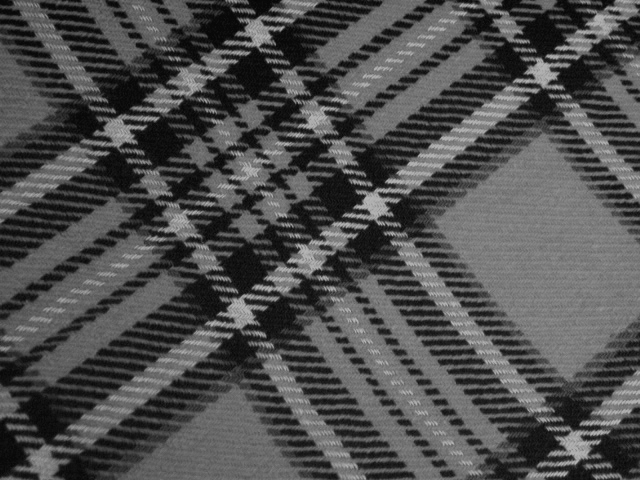
%> input picture files/Texture_Images/T25_01.jpg, 640 x 480 px; its folder holds only this picture in this run
$ octave q3cc.m   (GNU Octave 9; MATLAB toolbox functions it lacks are replaced by stand-ins)
%> lines starting %> are read from the running program, lines starting %| are printed output that depends on the picture
close all;
clear all;
clc;
%% DESIGNING FILTERS
L5 = [1 4 6 4 1];
E5 = [-1 -2 0 2 1];
S5 = [-1 0 2 0 -1];
R5 = [1 -4 6 -4 1];

%FILTER 1a L5E5

t= transpose(L5);
l5e5=t*E5;

%FILTER 1b E5L5

t= transpose(E5);
e5l5=t*L5;

%FILTER 2a L5R5

t= transpose(L5);
l5r5=t*R5;

%FILTER 2B R5L5

t= transpose(R5);
r5l5=t*L5;

%FILTER 3a L5S5

t= transpose(L5);
l5s5=t*S5;

%FILTER 3b S5L5

t= transpose(S5);
s5l5=t*L5;

%FILTER 4a E5R5

t= transpose(E5);
e5r5=t*R5;

%FILTER 4b R5E5

t= transpose(R5);
r5e5=t*E5;

%FILTER 5a E5S5

t= transpose(E5);
e5s5=t*S5;

%FILTER 5b S5E5

t= transpose(S5);
s5e5=t*E5;

%FILTER 6a s5r5

t= transpose(S5);
s5r5=t*R5;

%FILTER 6b S5R5

t= transpose(R5);
r5s5=t*S5;

%FILTER 7 E5E5

t= transpose(E5);
e5e5=t*E5;

%FILTER 8 r5r5

t= transpose(R5);
r5r5=t*R5;

%FILTER 9 s5s5

t= transpose(S5);
s5s5=t*S5;
%% SET 1
%input reference
srcfile = dir('/Users/harshdeep/Documents/MATLAB/Texture_Images/*.jpg');
 for k=1:4
imgr= imread(srcfile(k).name);
%> imgr is the input picture: size 480x640 uint8; min 5, max 183, mean 77.9
if k==1
e=1;
end
if k>1
e=e+1;
end
imgr=im2double(imgr);
%> imgr: size 480x640 double
subplot(4,5,e)
imshow(imgr);
d1=abs(conv2(imgr,l5e5));
     d2=abs(conv2(imgr,e5l5));
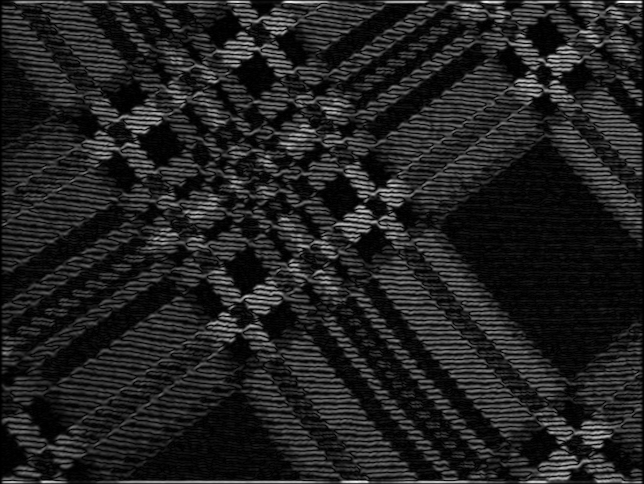
%> d2: size 484x644 double; min 0, max 30.62, mean 4.1; drawn with min black and max white
     D11=mean2(d1+d2);
%> D11 = 5.89

     d1=abs(conv2(imgr,l5r5));
     d2=abs(conv2(imgr,r5l5));
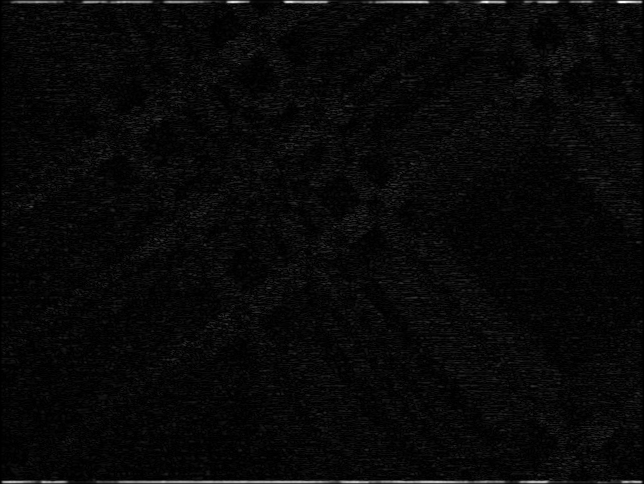
%> d2: size 484x644 double; min 0, max 32.08, mean 1.1; drawn with min black and max white
     D21=mean2(d1+d2);
%> D21 = 2.43

     d1=abs(conv2(imgr,l5s5));
     d2=abs(conv2(imgr,s5l5));
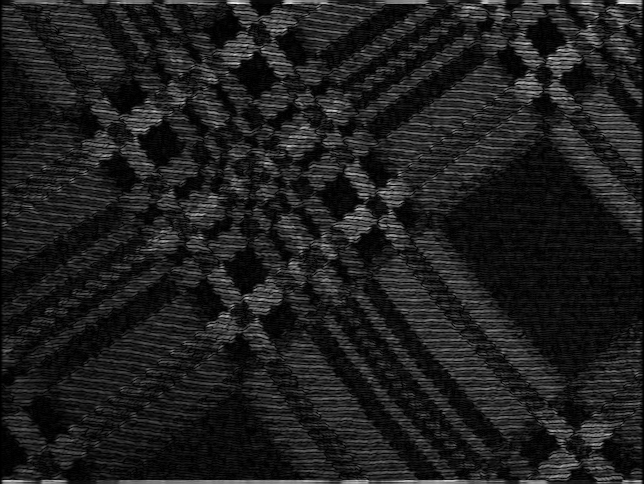
%> d2: size 484x644 double; min 0, max 13.32, mean 1.64; drawn with min black and max white
     D31=mean2(d1+d2);
%> D31 = 2.41

     d1=abs(conv2(imgr,e5r5));
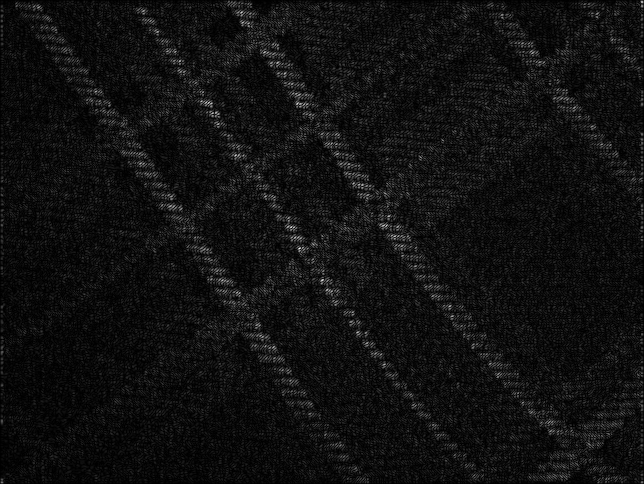
%> d1: size 484x644 double; min 0, max 7.28, mean 0.485; drawn with min black and max white
     d2=abs(conv2(imgr,r5e5));
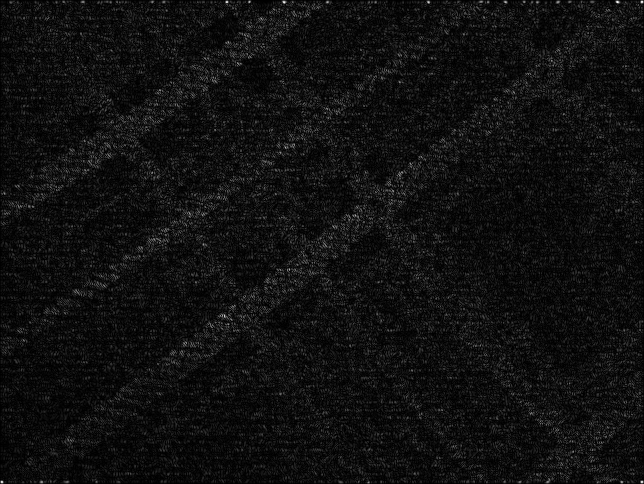
%> d2: size 484x644 double; min 0, max 4.58, mean 0.295; drawn with min black and max white
     D41=mean2(d1+d2);
%> D41 = 0.78

     d1=abs(conv2(imgr,e5s5));
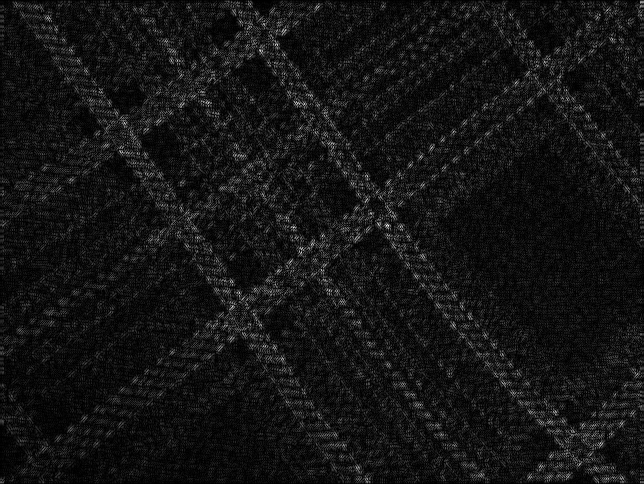
%> d1: size 484x644 double; min 0, max 3.09, mean 0.254; drawn with min black and max white
     d2=abs(conv2(imgr,s5e5));
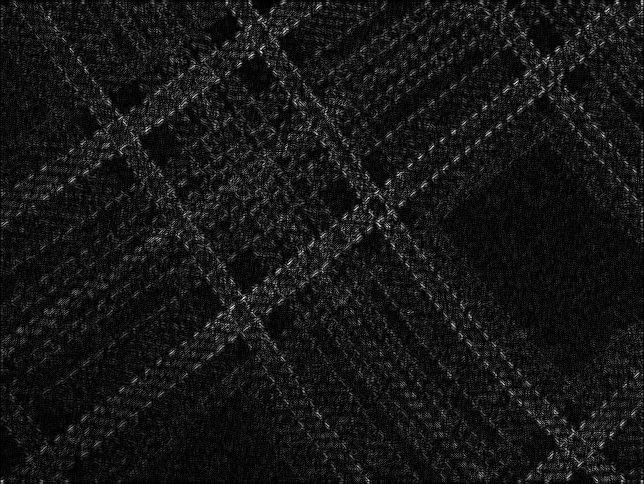
%> d2: size 484x644 double; min 0, max 2.51, mean 0.219; drawn with min black and max white
     D51=mean2(d1+d2);
%> D51 = 0.473

     d1=abs(conv2(imgr,s5r5));
     d2=abs(conv2(imgr,r5s5));
     D61=mean2(d1+d2);
%> D61 = 0.576


     D71=(mean2(abs(conv2(imgr,e5e5))));
%> D71 = 0.431


     D81=(mean2(abs(conv2(imgr,r5r5))));
%> D81 = 0.573


     D91=(mean2(abs(conv2(imgr,s5s5))));
%> D91 = 0.161


srcfile = dir('/Users/harshdeep/Documents/MATLAB/Texture_Images/*.jpg');

for i = 1:240
     img= imread(srcfile(i).name);
     img=im2double(img);

     d1=abs(conv2(img,l5e5));
     d2=abs(conv2(img,e5l5));
     D1=mean2(d1+d2);
%> D1 = 5.89
     a1=(D11+D1)./2;
%> a1 = 5.89
     A1=(((D11-a1).^2))./a1;
%> A1 = 0
%      A1(g,i)=A1;

     d1=abs(conv2(img,l5r5));
     d2=abs(conv2(img,r5l5));
     D2=mean2(d1+d2);
%> D2 = 2.43
     a2=(D21+D2)./2;
%> a2 = 2.43
     A2=(((D21-a2).^2))./a2;
%> A2 = 0
%      A2(g,i)=A2;

     d1=abs(conv2(img,l5s5));
     d2=abs(conv2(img,s5l5));
     D3=mean2(d1+d2);
%> D3 = 2.41
     a3=(D31+D3)./2;
%> a3 = 2.41
     A3=(((D31-a3).^2))./a3;
%> A3 = 0
%      A3(g,i)=A3;

     d1=abs(conv2(img,e5r5));
     d2=abs(conv2(img,r5e5));
     D4=mean2(d1+d2);
%> D4 = 0.78
     a4=(D41+D4)./2;
%> a4 = 0.78
     A4=(((D41-a4).^2))./a4;
%> A4 = 0
%      A4(g,i)=A4;

     d1=abs(conv2(img,e5s5));
     d2=abs(conv2(img,s5e5));
     D5=mean2(d1+d2);
%> D5 = 0.473
     a5=(D51+D5)./2;
%> a5 = 0.473
     A5=(((D51-a5).^2))./a5;
%> A5 = 0
%      A5(g,i)=A5;

     d1=abs(conv2(img,s5r5));
     d2=abs(conv2(img,r5s5));
     D6=mean2(d1+d2);
%> D6 = 0.576
     a6=(D61+D6)./2;
%> a6 = 0.576
     A6=(((D61-a6).^2))./a6;
%> A6 = 0
%      A6(g,i)=A6;


     D7=(mean2(abs(conv2(img,e5e5))));
%> D7 = 0.431
     a7=(D71+D7)./2;
%> a7 = 0.431
     A7=(((D71-a7).^2))./a7;
%> A7 = 0
%      A7(g,i)=A7;

     D8=(mean2(abs(conv2(img,r5r5))));
%> D8 = 0.573
     a8=(D81+D8)./2;
%> a8 = 0.573
     A8=(((D81-a8).^2))./a8;
%> A8 = 0
%      A8(g,i)=A8;

     D9=(mean2(abs(conv2(img,s5s5))));
%> D9 = 0.161
     a9=(D91+D9)./2;
%> a9 = 0.161
     A9=(((D91-a9).^2))./a9;
%> A9 = 0

     B(i)=(A1+A2+A3+A4+A5+A6+A7+A8+A9);
     [sorted_array,pos]=sort(B);
%> sorted_array = 0; pos = 1
%> (the run ends here)
